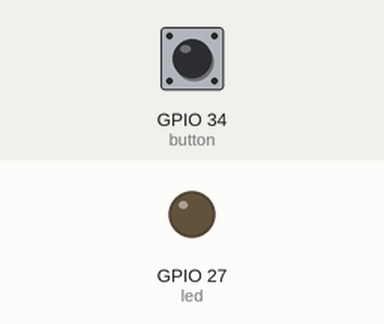
A program run on a simulated ESP32 board running MicroPython. Parts: output pins drawn as LEDs (lit = HIGH). The test bench sets the inputs (shaded band); at power-on: GPIO 34 (button) LOW.

Above: at 1.2 s.
1.3 s: GPIO 34 (button) pulled HIGH for 0.15 s
At 2.1 s:
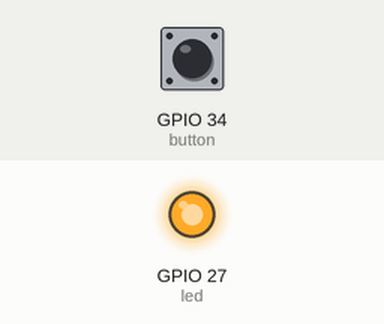
Timing chart, 0 to 4.3 s (numbered marks = the images above; inputs shaded):
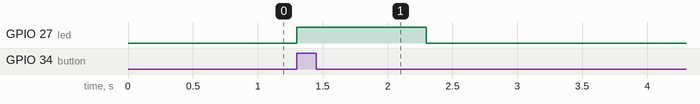

The program:

button_hardIRQ.py
```python
from machine import Pin
from time import sleep

led = Pin(27, Pin.OUT)
led.off()

def handle_interrupt(pin):
    global led
    led.on()
    sleep(1)
    led.off()

button = Pin(34, Pin.IN)
button.irq(trigger=Pin.IRQ_RISING, handler=handle_interrupt)

while True:
    sleep(0.25)
```

Measured:
- after the input at 1.3 s, GPIO 27 (led): LOW → HIGH at once, → LOW 1.0 s later
